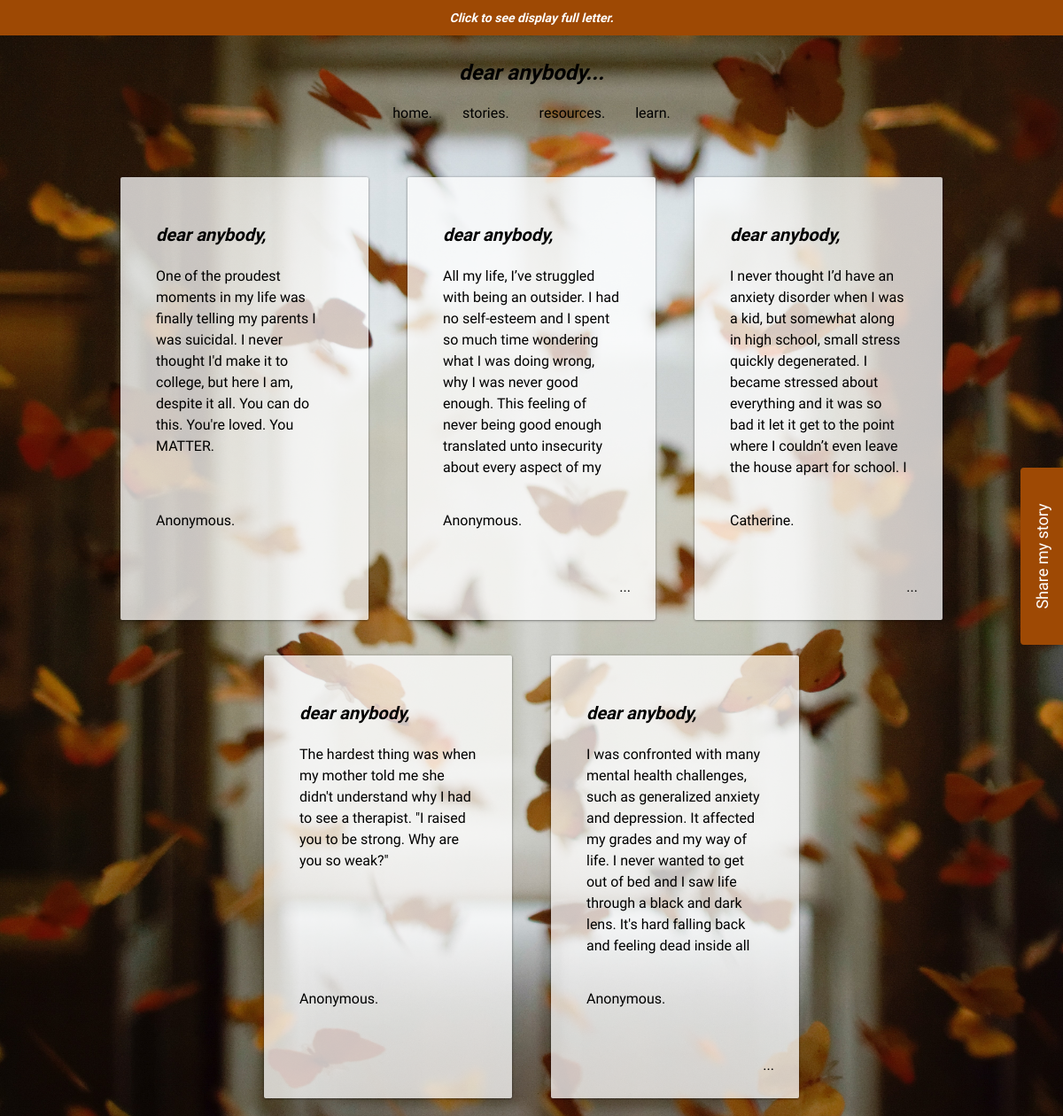
Screenshot of /stories/ with the database file from the repository.
### webapp/models.py (models this page shows, shortened)
class Submission(models.Model):
    message = models.CharField(max_length=600, default="no message")
    name = models.CharField(max_length=100)

### webapp/views.py (the view)
# urls.py: path("stories/", views.stories, name="stories")
def stories(request):
    return render(request, "webapp/stories.html", {
        "submissions" : Submission.objects.all()
    })

### webapp/templates/webapp/stories.html (shortened to what this page needs)
{% extends "webapp/layout-secondary.html" %}
{% load static %}
{% block css %}<link href="{% static 'webapp/stories.css' %}" rel="stylesheet">{% endblock %}
{% block banner %}
<div class="banner">
    <p>Click to see display full letter.</p>
</div>
{% endblock %}
{% block section %}
<div class="submissions">
    {% for submission in submissions %}
    <div class="square" onclick="enlarge('{{ submission.id }}')">
        <span class="title">dear anybody,</span>
        <div class="quote">
            <p>{{ submission.message }}</p>
        </div>
        <span class="name">{{ submission.name }}.</span>
        <span class="ellipsis">...</span>
    </div>
    {% endfor %}
</div>
<div class="sidebar-s">
    <a class="share-s" href="{% url 'submit' %}">
        <span style="text-decoration:none; font-size:18px; font-family: 'Raleway', sans-serif; width:100%; text-align:center;"> Share my story</span>
    </a>
</div>
{% endblock %}

### webapp/templates/webapp/layout-secondary.html (shortened to what this page needs)
{% extends 'webapp/layout.html' %}
{% load static %}
{% block body %}
{% block banner %}
{% endblock %}
<section id="header">
    <div class="nav-header">
        <p style="font-weight: bold; font-style: italic; font-size: 24px;">
            dear anybody...
        </p>
        <p>
            <a href="#">home.</a>
            <a href="#">stories.</a>
            <a href="#">resources.</a>
            <a href="#">learn.</a>
        </p>
    </div>
</section>
{% block section %}
{% endblock %}
{% endblock %}

### webapp/templates/webapp/layout.html (shortened to what this page needs)
{% load static %}
<!DOCTYPE html>
<html lang="en">
    <head>
        <link rel="stylesheet" href="https://stackpath.bootstrapcdn.com/bootstrap/4.4.1/css/bootstrap.min.css">
        {% block css %}<link href="{% static 'webapp/styles.css' %}" rel="stylesheet">{% endblock %}
    </head>
    {% block body %}
    {% endblock %}
</html>

### webapp/static/webapp/stories.css (style rules this page uses)
.banner { background-color: rgb(158, 73, 4); height: 40px; padding: 10px; font-size: 14px; text-align: center; color: rgb(255, 255, 255); font-weight: bold; font-style: italic; }
#header { position: relative; height: 15vh; margin-bottom: 20px; }
.nav-header { margin-top: 10px; display: block; text-align: center; position: absolute; top: 50%; left: 50%; transform: translate(-50%, -50%); text-decoration: none; color: rgb(0, 0, 0); padding: 15px; }
a { text-decoration: none; color: rgb(0, 0, 0); padding: 15px; }
.submissions { height: calc(80vh - 50px); text-align: center; }
.square { height: 500px; padding: 40px; width: 280px; border-radius: 2px; transition: all .2s ease; cursor: pointer; display: inline-flex; margin: 20px; box-shadow: 0 0.5px 2.5px 0 rgba(0, 0, 0, 0.589); user-select: none; position: relative; overflow: hidden; min-width: 0; vertical-align: top; background-color: rgb(255, 255, 255, 0.75); }
.quote { height: 300px; color: rgb(0, 0, 0); width: 200px; overflow: hidden; display: flex; text-align: left; }
.quote p { max-height: 100%; padding-top: 60px; }
.ellipsis { position:absolute; bottom:5%; right:10%; color: rgb(0, 0, 0); }
.name { position: absolute; bottom: 20%; left: 40px; }
.title { position: absolute; top: 10%; left: 40px; font-size: 20px; font-weight: bold; font-style: italic; }
.sidebar-s { position: fixed; top: calc(50% - 250px); right: 0; transition: width 300ms ease-out; width:0; z-index: 99999; }
.share-s { box-sizing: border-box; position: absolute; top: 300px; width: 200px; height: 48px; padding: 0 20px; margin: 0; cursor: pointer; background:rgb(158, 73, 4); border-radius: 4px 4px 0px 0px; box-shadow:0px 2px 12px rgba(0, 0, 0, 0.06), 0px 2px 4px rgba(0, 0, 0, 0.08); display: flex; align-items: center; justify-content: flex-start; transform: rotate(-90deg); transform-origin: bottom left; color:white; text-decoration: none; z-index: 9999; }

### rows the page displays
Submission: message "One of the proudest moments in my life was finally telling my parents I was suicidal. I never thought I'd make it to college, but here I am, despite it all. You can do this. You're loved. You MATTER.", name "Anonymous"
Submission: message "All my life, I’ve struggled with being an outsider. I had no self-esteem and I spent so much time wondering what I was doing wrong, why I was never good enough. This feeling of never being good enough translated unto insecurity about every aspect of my…", name "Anonymous"
Submission: message "I never thought I’d have an anxiety disorder when I was a kid, but somewhat along in high school, small stress quickly degenerated. I became stressed about everything and it was so bad it let it get to the point where I couldn’t even leave the house apart for school. I…", name "Catherine"
Submission: message "The hardest thing was when my mother told me she didn't understand why I had to see a therapist. \"I raised you to be strong. Why are you so weak?\"", name "Anonymous"
Submission: message "I was confronted with many mental health challenges, such as generalized anxiety and depression. It affected my grades and my way of life. I never wanted to get out of bed and I saw life through a black and dark lens. It's hard falling back and feeling dead inside all…", name "Anonymous"
